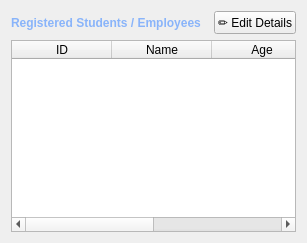
          <widget class="QWidget" name="tab_user_directory">
           <attribute name="title"><string>📋 User Directory</string></attribute>
           <layout class="QVBoxLayout" name="verticalLayout_dir">
            <item>
             <layout class="QHBoxLayout" name="horizontalLayout_users_top">
              <item><widget class="QLabel" name="lbl_users_title"><property name="font"><font><family>Segoe UI</family><bold>true</bold></font></property><property name="styleSheet"><string>color: #89b4fa;</string></property><property name="text"><string>Registered Students / Employees</string></property></widget></item>
              <item><spacer name="horizontalSpacer_users"><property name="orientation"><enum>Qt::Orientation::Horizontal</enum></property></spacer></item>
              <item><widget class="QPushButton" name="btn_user_edit"><property name="text"><string>✏️ Edit Details</string></property></widget></item>
             </layout>
            </item>
            <item>
             <widget class="QTableWidget" name="table_users">
              <property name="editTriggers"><set>QAbstractItemView::EditTrigger::NoEditTriggers</set></property>
              <property name="alternatingRowColors"><bool>true</bool></property>
              <property name="selectionMode"><enum>QAbstractItemView::SelectionMode::SingleSelection</enum></property>
              <property name="selectionBehavior"><enum>QAbstractItemView::SelectionBehavior::SelectRows</enum></property>
              <property name="showGrid"><bool>false</bool></property>
              <attribute name="horizontalHeaderStretchLastSection"><bool>true</bool></attribute>
              <column><property name="text"><string>ID</string></property></column>
              <column><property name="text"><string>Name</string></property></column>
              <column><property name="text"><string>Age</string></property></column>
              <column><property name="text"><string>Details</string></property></column>
             </widget>
            </item>
           </layout>
          </widget>
